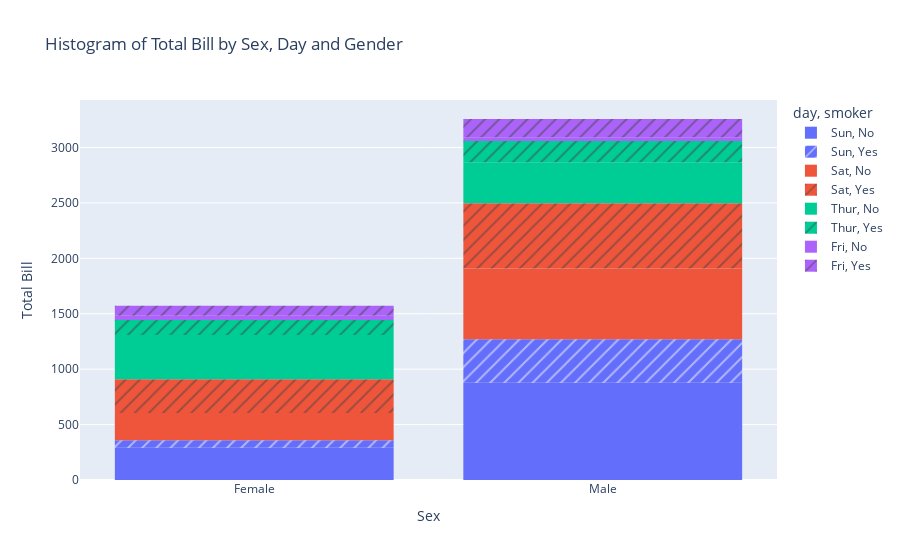

Source (notebook cell):
### Markdown cell above
**Q3. Using the tips dataset in the Plotly library, Plot a histogram for x= "sex" and y="total_bill" column in the tips dataset. Also, use the "smoker" column with the pattern_shape parameter and the "day" column with the color parameter.**

### Code cell
import seaborn as sns
import plotly.express as px

tips_data=sns.load_dataset("tips")

fig=px.histogram(tips_data, x="sex", y="total_bill", pattern_shape="smoker", color="day", 
                 title="Histogram of Total Bill by Sex, Day and Gender")
fig.update_yaxes(title='Total Bill')
fig.update_xaxes(title='Sex')
fig.show()

### Figure 1 — Plotly figure (JSON) as saved in the notebook; plotly's stock layout.template omitted (floating-point values rounded to 4 significant figures)
{"data": [{"alignmentgroup": "True", "bingroup": "x", "histfunc": "sum", "hovertemplate": "day=Sun<br>smoker=No<br>sex=%{x}<br>sum of total_bill=%{y}<extra></extra>", "legendgroup": "Sun, No", "marker": {"color": "#636efa", "pattern": {"shape": ""}}, "name": "Sun, No", "offsetgroup": "Sun, No", "orientation": "v", "showlegend": true, "type": "histogram", "x": ["Female", "Male", "Male", "Male", "Female", "Male", "Male", "Male", "Male", "Male", "Male", "Female", "Male", "Male", "Female", "Male", "Female", "Male", "Female", "Male", "Male", "Male", "Male", "Male", "Male", "Male", "Male", "Male", "Male", "Female", "Female", "Male", "Male", "Male", "Male", "Male", "Female", "Female", "Male", "Male", "Male", "Male", "Male", "Male", "Female", "Male", "Female", "Female", "Male", "Male", "Male", "Female", "Male", "Male", "Male", "Male", "Male"], "xaxis": "x", "y": [16.99, 10.34, 21.01, 23.68, 24.59, 25.29, 8.77, 26.88, 15.04, 14.78, 10.27, 35.26, 15.42, 18.43, 14.83, 21.58, 10.33, 16.29, 16.97, 17.46, 13.94, 9.68, 30.4, 18.29, 22.23, 32.4, 28.55, 18.04, 12.54, 10.29, 34.81, 9.94, 25.56, 19.49, 38.07, 23.95, 25.71, 17.31, 29.93, 14.07, 13.13, 17.26, 24.55, 19.77, 29.85, 48.17, 25, 13.39, 16.49, 21.5, 12.66, 16.21, 13.81, 24.52, 20.76, 31.71, 20.69], "yaxis": "y"}, {"alignmentgroup": "True", "bingroup": "x", "histfunc": "sum", "hovertemplate": "day=Sun<br>smoker=Yes<br>sex=%{x}<br>sum of total_bill=%{y}<extra></extra>", "legendgroup": "Sun, Yes", "marker": {"color": "#636efa", "pattern": {"shape": "/"}}, "name": "Sun, Yes", "offsetgroup": "Sun, Yes", "orientation": "v", "showlegend": true, "type": "histogram", "x": ["Female", "Male", "Male", "Male", "Male", "Male", "Male", "Female", "Male", "Male", "Male", "Male", "Male", "Male", "Female", "Male", "Female", "Male", "Male"], "xaxis": "x", "y": [17.51, 7.25, 31.85, 16.82, 32.9, 17.89, 14.48, 9.6, 34.63, 34.65, 23.33, 45.35, 23.17, 40.55, 20.9, 30.46, 18.15, 23.1, 15.69], "yaxis": "y"}, {"alignmentgroup": "True", "bingroup": "x", "histfunc": "sum", "hovertemplate": "day=Sat<br>smoker=No<br>sex=%{x}<br>sum of total_bill=%{y}<extra></extra>", "legendgroup": "Sat, No", "marker": {"color": "#EF553B", "pattern": {"shape": ""}}, "name": "Sat, No", "offsetgroup": "Sat, No", "orientation": "v", "showlegend": true, "type": "histogram", "x": ["Male", "Male", "Female", "Female", "Male", "Male", "Male", "Male", "Male", "Male", "Female", "Male", "Male", "Female", "Female", "Male", "Male", "Male", "Female", "Male", "Male", "Male", "Female", "Male", "Male", "Male", "Female", "Male", "Male", "Female", "Female", "Male", "Female", "Male", "Male", "Female", "Male", "Male", "Male", "Male", "Male", "Male", "Female", "Male", "Male"], "xaxis": "x", "y": [20.65, 17.92, 20.29, 15.77, 39.42, 19.82, 17.81, 13.37, 12.69, 21.7, 19.65, 9.55, 18.35, 15.06, 20.69, 17.78, 24.06, 16.31, 16.93, 18.69, 31.27, 16.04, 26.41, 48.27, 17.59, 20.08, 16.45, 20.23, 12.02, 17.07, 14.73, 10.51, 20.92, 18.24, 14, 7.25, 48.33, 20.45, 13.28, 11.61, 10.77, 10.07, 35.83, 29.03, 17.82], "yaxis": "y"}, {"alignmentgroup": "True", "bingroup": "x", "histfunc": "sum", "hovertemplate": "day=Sat<br>smoker=Yes<br>sex=%{x}<br>sum of total_bill=%{y}<extra></extra>", "legendgroup": "Sat, Yes", "marker": {"color": "#EF553B", "pattern": {"shape": "/"}}, "name": "Sat, Yes", "offsetgroup": "Sat, Yes", "orientation": "v", "showlegend": true, "type": "histogram", "x": ["Male", "Male", "Male", "Male", "Male", "Male", "Female", "Male", "Female", "Female", "Male", "Female", "Female", "Male", "Male", "Male", "Female", "Female", "Female", "Male", "Male", "Male", "Male", "Male", "Female", "Male", "Male", "Female", "Female", "Female", "Male", "Male", "Male", "Female", "Female", "Male", "Male", "Male", "Male", "Male", "Female", "Male"], "xaxis": "x", "y": [38.01, 11.24, 20.29, 13.81, 11.02, 18.29, 3.07, 15.01, 26.86, 25.28, 17.92, 44.3, 22.42, 15.36, 20.49, 25.21, 14.31, 10.59, 10.63, 50.81, 15.81, 26.59, 38.73, 24.27, 12.76, 30.06, 25.89, 13.27, 28.17, 12.9, 28.15, 11.59, 7.74, 30.14, 22.12, 24.01, 15.69, 15.53, 12.6, 32.83, 27.18, 22.67], "yaxis": "y"}, {"alignmentgroup": "True", "bingroup": "x", "histfunc": "sum", "hovertemplate": "day=Thur<br>smoker=No<br>sex=%{x}<br>sum of total_bill=%{y}<extra></extra>", "legendgroup": "Thur, No", "marker": {"color": "#00cc96", "pattern": {"shape": ""}}, "name": "Thur, No", "offsetgroup": "Thur, No", "orientation": "v", "showlegend": true, "type": "histogram", "x": ["Male", "Male", "Male", "Male", "Female", "Male", "Female", "Male", "Male", "Male", "Male", "Female", "Female", "Female", "Male", "Female", "Male", "Male", "Female", "Female", "Male", "Female", "Female", "Male", "Male", "Female", "Female", "Female", "Female", "Female", "Female", "Female", "Female", "Female", "Male", "Male", "Female", "Female", "Female", "Female", "Female", "Male", "Male", "Male", "Female"], "xaxis": "x", "y": [27.2, 22.76, 17.29, 16.66, 10.07, 15.98, 34.83, 13.03, 18.28, 24.71, 21.16, 10.65, 12.43, 24.08, 11.69, 13.42, 14.26, 15.95, 12.48, 29.8, 8.52, 14.52, 11.38, 22.82, 19.08, 20.27, 11.17, 12.26, 18.26, 8.51, 10.33, 14.15, 13.16, 17.47, 34.3, 41.19, 27.05, 16.43, 8.35, 18.64, 11.87, 9.78, 7.51, 7.56, 18.78], "yaxis": "y"}, {"alignmentgroup": "True", "bingroup": "x", "histfunc": "sum", "hovertemplate": "day=Thur<br>smoker=Yes<br>sex=%{x}<br>sum of total_bill=%{y}<extra></extra>", "legendgroup": "Thur, Yes", "marker": {"color": "#00cc96", "pattern": {"shape": "/"}}, "name": "Thur, Yes", "offsetgroup": "Thur, Yes", "orientation": "v", "showlegend": true, "type": "histogram", "x": ["Male", "Male", "Male", "Female", "Male", "Male", "Male", "Male", "Female", "Female", "Male", "Male", "Female", "Female", "Female", "Male", "Female"], "xaxis": "x", "y": [19.44, 32.68, 16, 19.81, 28.44, 15.48, 16.58, 10.34, 43.11, 13, 13.51, 18.71, 12.74, 13, 16.4, 20.53, 16.47], "yaxis": "y"}, {"alignmentgroup": "True", "bingroup": "x", "histfunc": "sum", "hovertemplate": "day=Fri<br>smoker=No<br>sex=%{x}<br>sum of total_bill=%{y}<extra></extra>", "legendgroup": "Fri, No", "marker": {"color": "#ab63fa", "pattern": {"shape": ""}}, "name": "Fri, No", "offsetgroup": "Fri, No", "orientation": "v", "showlegend": true, "type": "histogram", "x": ["Male", "Female", "Male", "Female"], "xaxis": "x", "y": [22.49, 22.75, 12.46, 15.98], "yaxis": "y"}, {"alignmentgroup": "True", "bingroup": "x", "histfunc": "sum", "hovertemplate": "day=Fri<br>smoker=Yes<br>sex=%{x}<br>sum of total_bill=%{y}<extra></extra>", "legendgroup": "Fri, Yes", "marker": {"color": "#ab63fa", "pattern": {"shape": "/"}}, "name": "Fri, Yes", "offsetgroup": "Fri, Yes", "orientation": "v", "showlegend": true, "type": "histogram", "x": ["Male", "Female", "Female", "Male", "Male", "Male", "Male", "Female", "Female", "Male", "Female", "Male", "Male", "Female", "Female"], "xaxis": "x", "y": [28.97, 5.75, 16.32, 40.17, 27.28, 12.03, 21.01, 11.35, 15.38, 12.16, 13.42, 8.58, 13.42, 16.27, 10.09], "yaxis": "y"}], "layout": {"autosize": true, "barmode": "relative", "legend": {"title": {"text": "day, smoker"}, "tracegroupgap": 0}, "title": {"text": "Histogram of Total Bill by Sex, Day and Gender"}, "xaxis": {"anchor": "y", "autorange": true, "domain": [0, 1], "range": [-0.5, 1.5], "title": {"text": "Sex"}, "type": "category"}, "yaxis": {"anchor": "x", "autorange": true, "domain": [0, 1], "range": [0, 3428.0], "title": {"text": "Total Bill"}, "type": "linear"}}}
